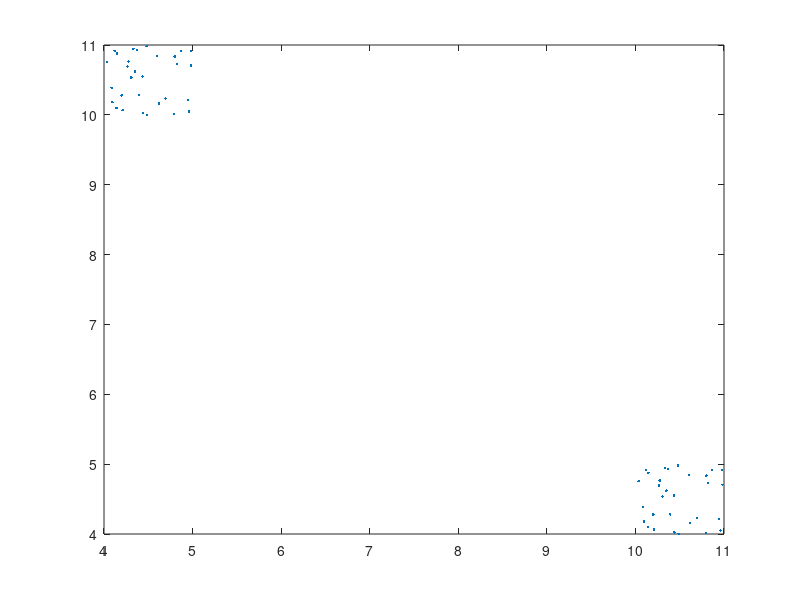

This figure's MATLAB source:
%  v = linspace(1,1.5,20);
%  A = kron(v,[1 2 3]')';
%  
%  A(18:20,:) = 0;  % make a gap
%  A(1:2,:) = 0;  % make a gap
%  
%  B = fixGaps(A);
%  
%  figure(1)
%  plot(B)
%  
%  
%  
 




% x = 0:.01:2*pi 
% 
% distances = sin(3*x)';
% 
% figure
% plot(distances);
% hold on
% extrema = findExtrema(distances);
% 
% for M = 1:size(extrema,1)
%    line([extrema(M,1);extrema(M,1)],[min(distances);max(distances)],'Color',[.8 .8 0]);
% end


noise = rand(30,2);

points = zeros(60,2);

for I = 1:30
   points(I,:) = noise(I,:) + [10 4];
   points(I+30,:) = noise(I,:) + [4 10]; 
end

plot(points(:,1), points(:,2),'.');

[groupNumbers, centroids] = kmeans(points,2)


